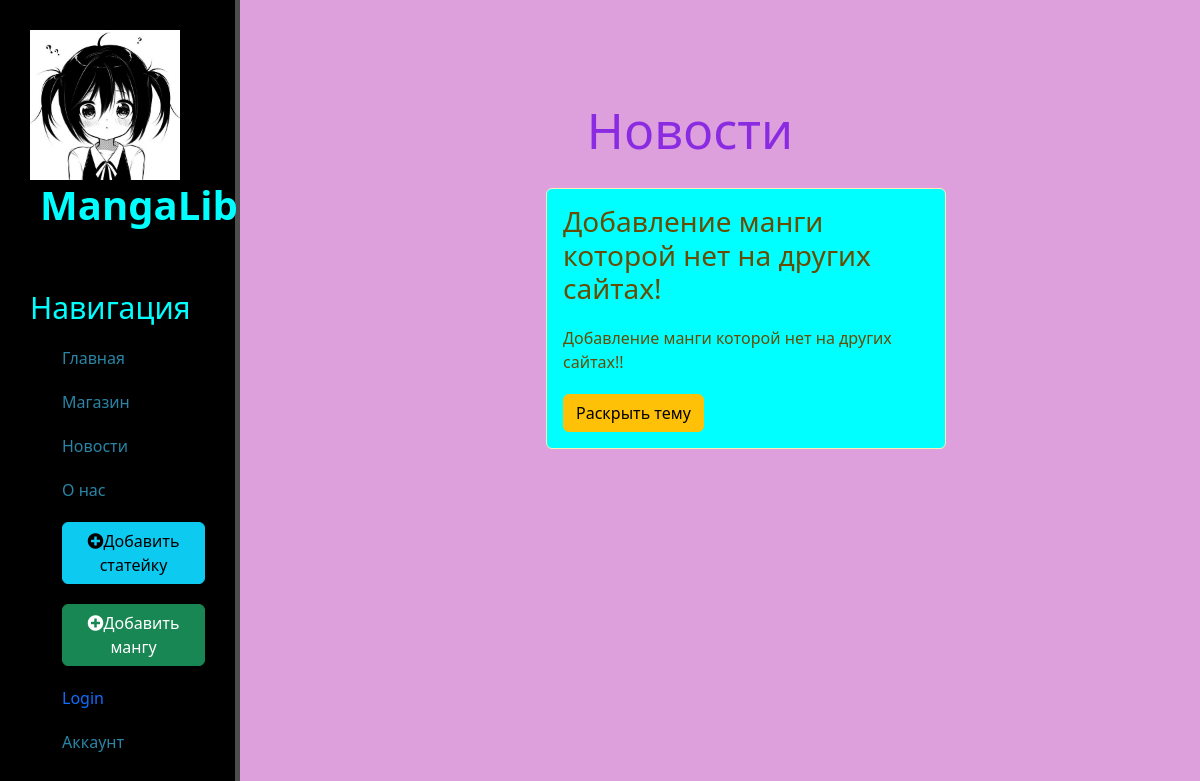
Page /news/ on the committed database.
### news/models.py (models this page shows, shortened)
class Articles(models.Model):
    title = models.CharField('Название новости',max_length=50)
    anons = models.CharField('Текст анонса',max_length=250)
    full_text = models.TextField('Статья')
    date = models.DateTimeField('Дата публикации')
    class Meta:
        verbose_name='Новость сайта'
        verbose_name_plural='Новости сайта'

### news/views.py (the view)
# urls.py: path('', views.news_home, name='news_home'),
def news_home(request):
    news = Articles.objects.order_by('-date')
    return render(request, 'news/news_home.html', {'news': news})

### news/templates/news/news_home.html (shortened to what this page needs)
{% extends 'main/layout.html' %}
{% block content %}
  <div class="MangaContent">
    <h1>Новости</h1>
    {% if news %}
      {% for i in news%}
        <div class="alert alert-warning">
          <h3>{{i.title}}</h3>
          <p>{{i.anons}}</p>
          <a href="{% url 'news-detail' i.id %}" class="btn btn-warning">Раскрыть тему</a>
        </div>
      {%endfor%}
    {% else %}
      <p>Пока нет записей,но они скоро будут :3</p>
    {% endif %}
  </div>
{% endblock %}

### main/static/main/css/main.css (style rules this page uses)
body { background:plum; }
main .MangaContent { float: left; color: blueviolet; margin-top: 100px; text-align: center; width: 75%; }
main .MangaContent h1 { font-size: 50px; }
main .MangaContent p { max-width: 400px; margin: 20px auto; }
.alert-warning { float:left; clear:both; width:400px; margin:20px 34%; text-align:left; background:aqua; }

### rows in the picture
Articles: title "Добавление манги которой нет на других сайтах!", anons "Добавление манги которой нет на других сайтах!!"
